Frame 1 (no input): blank canvas, image omitted
Frame 60 (the mouse pressed at the canvas centre just before this capture): blank canvas, image omitted
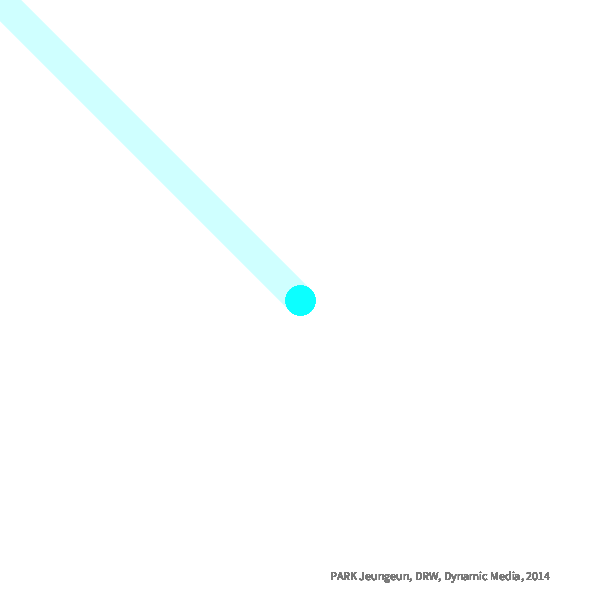
Frame 120 (the mouse held since frame 60 and released just before this capture)

The Processing sketch whose frames 1 and 60 were blank and that drew this single picture after the mouse press (run headless with seeded random() and noise(); from frame 60 on, the mouse is pressed at the canvas centre):

// Processing sketch: processing_149600
// ── processing_149600.pde

// Konkuk University
// Department of Dynamic Media
// SOS iDesign
// Name: PARK Jeungeun
// ID: 201420080
 
 void setup() {
  size(600, 600);
  smooth();
  background(255);
}
void draw() {

  
   if (mousePressed) {
     stroke(10,mouseX, mouseY,50);
    strokeWeight(30);
   line(mouseX, mouseY, pmouseX, pmouseY);
   
    title();
  }
 
  if (keyPressed) {
    setup();
  }
}

void title() {
  fill(120);
  textAlign(RIGHT);
  text("PARK Jeungeun, DRW, Dynamic Media, 2014", width-50, height-20);
}
